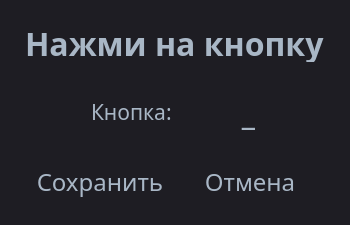
<?xml version="1.0" encoding="UTF-8"?>
<ui version="4.0">
 <class>Form</class>
 <widget class="QWidget" name="Form">
  <property name="geometry">
   <rect>
    <x>0</x>
    <y>0</y>
    <width>350</width>
    <height>225</height>
   </rect>
  </property>
  <property name="sizePolicy">
   <sizepolicy hsizetype="Fixed" vsizetype="Fixed">
    <horstretch>0</horstretch>
    <verstretch>0</verstretch>
   </sizepolicy>
  </property>
  <property name="minimumSize">
   <size>
    <width>350</width>
    <height>225</height>
   </size>
  </property>
  <property name="font">
   <font>
    <family>Feature Mono</family>
    <pointsize>12</pointsize>
   </font>
  </property>
  <property name="windowTitle">
   <string>Нажми на кнопку</string>
  </property>
  <property name="styleSheet">
   <string notr="true">/*
Material Dark Style Sheet for QT Applications
Author: Jaime A. Quiroga P.
Inspired on https://github.com/jxfwinter/qt-material-stylesheet
Company: GTRONICK
Last updated: 04/12/2018, 15:00.
Available at: https://github.com/GTRONICK/QSS/blob/master/MaterialDark.qss
*/
QMainWindow {
	background-color:#1e1d23;
}
QWidget {
	background-color:#1e1d23;
}
QDialog {
	background-color:#1e1d23;
}
QColorDialog {
	background-color:#1e1d23;
}
QTextEdit {
	background-color:#1e1d23;
	color: #a9b7c6;
}
QPlainTextEdit {
	selection-background-color:#007b50;
	background-color:#1e1d23;
	border-style: solid;
	border-top-color: transparent;
	border-right-color: transparent;
	border-left-color: transparent;
	border-bottom-color: transparent;
	border-width: 1px;
	color: #a9b7c6;
}
QPushButton{
	border-style: solid;
	border-top-color: transparent;
	border-right-color: transparent;
	border-left-color: transparent;
	border-bottom-color: transparent;
	border-width: 1px;
	border-style: solid;
	color: #a9b7c6;
	padding: 2px;
	background-color: #1e1d23;
}
QPushButton::default{
	border-style: inset;
	border-top-color: transparent;
	border-right-color: transparent;
	border-left-color: transparent;
	border-bottom-color: #04b97f;
	border-width: 1px;
	color: #a9b7c6;
	padding: 2px;
	background-color: #1e1d23;
}
QToolButton {
	border-style: solid;
	border-top-color: transparent;
	border-right-color: transparent;
	border-left-color: transparent;
	border-bottom-color: #04b97f;
	border-bottom-width: 1px;
	border-style: solid;
	color: #a9b7c6;
	padding: 2px;
	background-color: #1e1d23;
}
QToolButton:hover{
	border-style: solid;
	border-top-color: transparent;
	border-right-color: transparent;
	border-left-color: transparent;
	border-bottom-color: #37efba;
	border-bottom-width: 2px;
	border-style: solid;
	color: #FFFFFF;
	padding-bottom: 1px;
	background-color: #1e1d23;
}
QPushButton:hover{
	border-style: solid;
	border-top-color: transparent;
	border-right-color: transparent;
	border-left-color: transparent;
	border-bottom-color: #37efba;
	border-bottom-width: 1px;
	border-style: solid;
	color: #FFFFFF;
	padding-bottom: 2px;
	background-color: #1e1d23;
}
QPushButton:pressed{
	border-style: solid;
	border-top-color: transparent;
	border-right-color: transparent;
	border-left-color: transparent;
	border-bottom-color: #37efba;
	border-bottom-width: 2px;
	border-style: solid;
	color: #37efba;
	padding-bottom: 1px;
	background-color: #1e1d23;
}
QPushButton:disabled{
	border-style: solid;
	border-top-color: transparent;
	border-right-color: transparent;
	border-left-color: transparent;
	border-bottom-color: #808086;
	border-bottom-width: 2px;
	border-style: solid;
	color: #808086;
	padding-bottom: 1px;
	background-color: #1e1d23;
}
QLineEdit {
	border-width: 1px; border-radius: 4px;
	border-color: rgb(58, 58, 58);
	border-style: inset;
	padding: 0 8px;
	color: #a9b7c6;
	background:#1e1d23;
	selection-background-color:#007b50;
	selection-color: #FFFFFF;
}
QLabel {
	color: #a9b7c6;
}
QLCDNumber {
	color: #37e6b4;
}
QProgressBar {
	text-align: center;
	color: rgb(240, 240, 240);
	border-width: 1px; 
	border-radius: 10px;
	border-color: rgb(58, 58, 58);
	border-style: inset;
	background-color:#1e1d23;
}
QProgressBar::chunk {
	background-color: #04b97f;
	border-radius: 5px;
}
QMenuBar {
	background-color: #1e1d23;
}
QMenuBar::item {
	color: #a9b7c6;
  	spacing: 3px;
  	padding: 1px 4px;
  	background: #1e1d23;
}

QMenuBar::item:selected {
  	background:#1e1d23;
	color: #FFFFFF;
}
QMenu::item:selected {
	border-style: solid;
	border-top-color: transparent;
	border-right-color: transparent;
	border-left-color: #04b97f;
	border-bottom-color: transparent;
	border-left-width: 2px;
	color: #FFFFFF;
	padding-left:15px;
	padding-top:4px;
	padding-bottom:4px;
	padding-right:7px;
	background-color: #1e1d23;
}
QMenu::item {
	border-style: solid;
	border-top-color: transparent;
	border-right-color: transparent;
	border-left-color: transparent;
	border-bottom-color: transparent;
	border-bottom-width: 1px;
	border-style: solid;
	color: #a9b7c6;
	padding-left:17px;
	padding-top:4px;
	padding-bottom:4px;
	padding-right:7px;
	background-color: #1e1d23;
}
QMenu{
	background-color:#1e1d23;
}
QTabWidget {
	color:rgb(0,0,0);
	background-color:#1e1d23;
}
QTabWidget::pane {
		border-color: rgb(77,77,77);
		background-color:#1e1d23;
		border-style: solid;
		border-width: 1px;
    	border-radius: 6px;
}
QTabBar::tab {
	border-style: solid;
	border-top-color: transparent;
	border-right-color: transparent;
	border-left-color: transparent;
	border-bottom-color: transparent;
	border-bottom-width: 1px;
	border-style: solid;
	color: #808086;
	padding: 3px;
	margin-left:3px;
	background-color: #1e1d23;
}
QTabBar::tab:selected, QTabBar::tab:last:selected, QTabBar::tab:hover {
  	border-style: solid;
	border-top-color: transparent;
	border-right-color: transparent;
	border-left-color: transparent;
	border-bottom-color: #04b97f;
	border-bottom-width: 2px;
	border-style: solid;
	color: #FFFFFF;
	padding-left: 3px;
	padding-bottom: 2px;
	margin-left:3px;
	background-color: #1e1d23;
}

QCheckBox {
	color: #a9b7c6;
	padding: 2px;
}
QCheckBox:disabled {
	color: #808086;
	padding: 2px;
}

QCheckBox:hover {
	border-radius:4px;
	border-style:solid;
	padding-left: 1px;
	padding-right: 1px;
	padding-bottom: 1px;
	padding-top: 1px;
	border-width:1px;
	border-color: rgb(87, 97, 106);
	background-color:#1e1d23;
}
QCheckBox::indicator:checked {

	height: 10px;
	width: 10px;
	border-style:solid;
	border-width: 1px;
	border-color: #04b97f;
	color: #a9b7c6;
	background-color: #04b97f;
}
QCheckBox::indicator:unchecked {

	height: 10px;
	width: 10px;
	border-style:solid;
	border-width: 1px;
	border-color: #04b97f;
	color: #a9b7c6;
	background-color: transparent;
}
QRadioButton {
	color: #a9b7c6;
	background-color: #1e1d23;
	padding: 1px;
}
QRadioButton::indicator:checked {
	height: 10px;
	width: 10px;
	border-style:solid;
	border-radius:5px;
	border-width: 1px;
	border-color: #04b97f;
	color: #a9b7c6;
	background-color: #04b97f;
}
QRadioButton::indicator:!checked {
	height: 10px;
	width: 10px;
	border-style:solid;
	border-radius:5px;
	border-width: 1px;
	border-color: #04b97f;
	color: #a9b7c6;
	background-color: transparent;
}
QStatusBar {
	color:#027f7f;
}
QSpinBox {
	color: #a9b7c6;	
	background-color: #1e1d23;
}
QDoubleSpinBox {
	color: #a9b7c6;	
	background-color: #1e1d23;
}
QTimeEdit {
	color: #a9b7c6;	
	background-color: #1e1d23;
}
QDateTimeEdit {
	color: #a9b7c6;	
	background-color: #1e1d23;
}
QDateEdit {
	color: #a9b7c6;	
	background-color: #1e1d23;
}
QComboBox {
	color: #a9b7c6;	
	background: #1e1d23;
}
QComboBox:editable {
	background: #1e1d23;
	color: #a9b7c6;
	selection-background-color: #1e1d23;
}
QComboBox QAbstractItemView {
	color: #a9b7c6;	
	background: #1e1d23;
	selection-color: #FFFFFF;
	selection-background-color: #1e1d23;
}
QComboBox:!editable:on, QComboBox::drop-down:editable:on {
	color: #a9b7c6;	
	background: #1e1d23;
}
QFontComboBox {
	color: #a9b7c6;	
	background-color: #1e1d23;
}
QToolBox {
	color: #a9b7c6;
	background-color: #1e1d23;
}
QToolBox::tab {
	color: #a9b7c6;
	background-color: #1e1d23;
}
QToolBox::tab:selected {
	color: #FFFFFF;
	background-color: #1e1d23;
}
QScrollArea {
	color: #FFFFFF;
	background-color: #1e1d23;
}
QSlider::groove:horizontal {
	height: 5px;
	background: #04b97f;
}
QSlider::groove:vertical {
	width: 5px;
	background: #04b97f;
}
QSlider::handle:horizontal {
	background: qlineargradient(x1:0, y1:0, x2:1, y2:1, stop:0 #b4b4b4, stop:1 #8f8f8f);
	border: 1px solid #5c5c5c;
	width: 14px;
	margin: -5px 0;
	border-radius: 7px;
}
QSlider::handle:vertical {
	background: qlineargradient(x1:1, y1:1, x2:0, y2:0, stop:0 #b4b4b4, stop:1 #8f8f8f);
	border: 1px solid #5c5c5c;
	height: 14px;
	margin: 0 -5px;
	border-radius: 7px;
}
QSlider::add-page:horizontal {
    background: white;
}
QSlider::add-page:vertical {
    background: white;
}
QSlider::sub-page:horizontal {
    background: #04b97f;
}
QSlider::sub-page:vertical {
    background: #04b97f;
}</string>
  </property>
  <layout class="QVBoxLayout" name="verticalLayout_2">
   <property name="spacing">
    <number>0</number>
   </property>
   <property name="leftMargin">
    <number>0</number>
   </property>
   <property name="topMargin">
    <number>0</number>
   </property>
   <property name="rightMargin">
    <number>0</number>
   </property>
   <property name="bottomMargin">
    <number>0</number>
   </property>
   <item>
    <layout class="QVBoxLayout" name="verticalLayout">
     <property name="spacing">
      <number>25</number>
     </property>
     <property name="sizeConstraint">
      <enum>QLayout::SetDefaultConstraint</enum>
     </property>
     <item>
      <layout class="QHBoxLayout" name="horizontalLayout">
       <property name="spacing">
        <number>0</number>
       </property>
       <property name="leftMargin">
        <number>25</number>
       </property>
       <property name="topMargin">
        <number>25</number>
       </property>
       <property name="rightMargin">
        <number>25</number>
       </property>
       <item>
        <widget class="QLabel" name="label">
         <property name="sizePolicy">
          <sizepolicy hsizetype="Maximum" vsizetype="Maximum">
           <horstretch>0</horstretch>
           <verstretch>0</verstretch>
          </sizepolicy>
         </property>
         <property name="font">
          <font>
           <family>Feature Mono Bold</family>
           <pointsize>24</pointsize>
           <weight>75</weight>
           <bold>true</bold>
          </font>
         </property>
         <property name="text">
          <string>Нажми на кнопку</string>
         </property>
        </widget>
       </item>
      </layout>
     </item>
     <item>
      <layout class="QVBoxLayout" name="verticalLayout_3">
       <property name="spacing">
        <number>10</number>
       </property>
       <property name="leftMargin">
        <number>25</number>
       </property>
       <property name="rightMargin">
        <number>25</number>
       </property>
       <item>
        <layout class="QHBoxLayout" name="horizontalLayout_4">
         <property name="spacing">
          <number>0</number>
         </property>
         <item>
          <widget class="QLabel" name="label_2">
           <property name="sizePolicy">
            <sizepolicy hsizetype="Maximum" vsizetype="Maximum">
             <horstretch>0</horstretch>
             <verstretch>0</verstretch>
            </sizepolicy>
           </property>
           <property name="font">
            <font>
             <family>Feature Mono Medium</family>
             <pointsize>16</pointsize>
            </font>
           </property>
           <property name="text">
            <string>Кнопка:</string>
           </property>
          </widget>
         </item>
         <item>
          <widget class="QPushButton" name="press_btn">
           <property name="sizePolicy">
            <sizepolicy hsizetype="Maximum" vsizetype="Maximum">
             <horstretch>0</horstretch>
             <verstretch>0</verstretch>
            </sizepolicy>
           </property>
           <property name="font">
            <font>
             <family>Feature Mono Bold</family>
             <pointsize>24</pointsize>
             <weight>75</weight>
             <bold>true</bold>
            </font>
           </property>
           <property name="text">
            <string>_</string>
           </property>
          </widget>
         </item>
        </layout>
       </item>
      </layout>
     </item>
     <item>
      <layout class="QHBoxLayout" name="horizontalLayout_3">
       <property name="spacing">
        <number>0</number>
       </property>
       <property name="leftMargin">
        <number>25</number>
       </property>
       <property name="rightMargin">
        <number>25</number>
       </property>
       <property name="bottomMargin">
        <number>25</number>
       </property>
       <item>
        <widget class="QPushButton" name="save_btn">
         <property name="sizePolicy">
          <sizepolicy hsizetype="Preferred" vsizetype="Preferred">
           <horstretch>0</horstretch>
           <verstretch>0</verstretch>
          </sizepolicy>
         </property>
         <property name="font">
          <font>
           <family>Feature Mono Medium</family>
           <pointsize>18</pointsize>
          </font>
         </property>
         <property name="cursor">
          <cursorShape>ArrowCursor</cursorShape>
         </property>
         <property name="text">
          <string>Сохранить</string>
         </property>
        </widget>
       </item>
       <item>
        <widget class="QPushButton" name="cancel_btn">
         <property name="sizePolicy">
          <sizepolicy hsizetype="Preferred" vsizetype="Preferred">
           <horstretch>0</horstretch>
           <verstretch>0</verstretch>
          </sizepolicy>
         </property>
         <property name="font">
          <font>
           <family>Feature Mono Medium</family>
           <pointsize>18</pointsize>
          </font>
         </property>
         <property name="text">
          <string>Отмена</string>
         </property>
        </widget>
       </item>
      </layout>
     </item>
    </layout>
   </item>
  </layout>
 </widget>
 <resources/>
 <connections/>
</ui>
